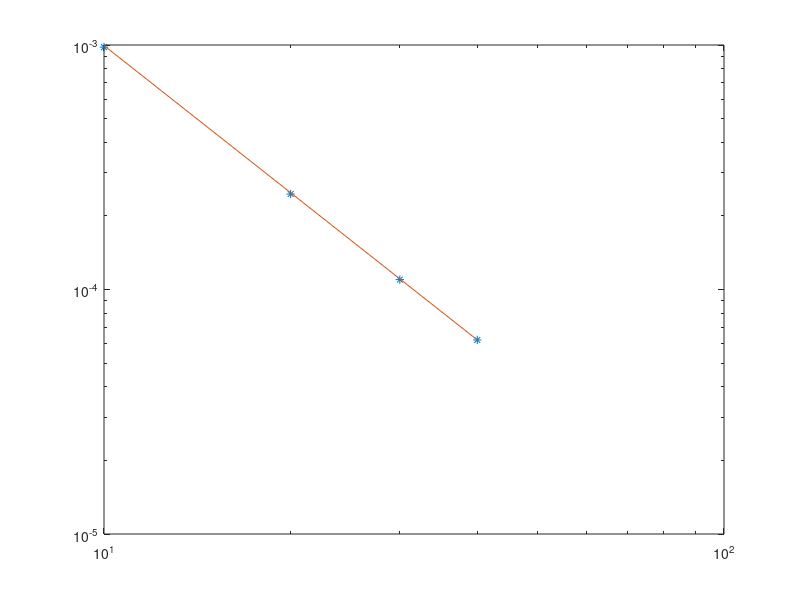

This chart was generated by the following MATLAB code:
%es1 da solo
clear all
close all

%discretizzo nello spazio
m=500;
h=pi/2/(m-1);
x=linspace(0,pi/2,m).';
A=toeplitz(sparse([1,1],[1,2],[-2,1]/h^2,1,m));
b=@(t) 2*exp(t)*[0;sin(x(2:m))];
u0=sin(x);  %soddisfa le condizioni al bordo
A(1,1:2)=[0,0];
A(m,m-1)=2/h^2;


%ora sto risolvendo il sistema u'(t)=Au(t)+b(t)
%uso trapezi
tstar=1;
ts=100;   %timesteps
t=0;      %istante di tempo corrente
k= (tstar-t)/ts;  %lunghezza del passo

%ricavo una fattorizzazione della matrice che useremo nel metodo implicito
[L,U,P]=lu(speye(m)-k/2*A);   %LU=PB

u=u0;
for n=1:ts
    u=U\(L\(P*(u+k/2*A*u+k/2*b(t)+k/2*b(t+k))));
    t=t+k;
end

plot(x,u,'*',x,exp(t)*sin(x))
pause

tsrange=[10,20,30,40];
err=NaN(1,length(tsrange));
counter=0;
for ts=tsrange
    counter=counter+1;
    t=0;      %istante di tempo corrente
    k= (tstar-t)/ts;  %lunghezza del passo
    [L,U,P]=lu(speye(m)-k/2*A);
    u=u0;
    for n=1:ts
        u=U\(L\(P*(u+k/2*A*u+k/2*b(t)+k/2*b(t+k))));
        t=t+k;
    end
    err(counter)=norm(u-exp(tstar)*sin(x),inf);
end

loglog(tsrange,err,'*',tsrange,err(end)*(tsrange/tsrange(end)).^(-2))